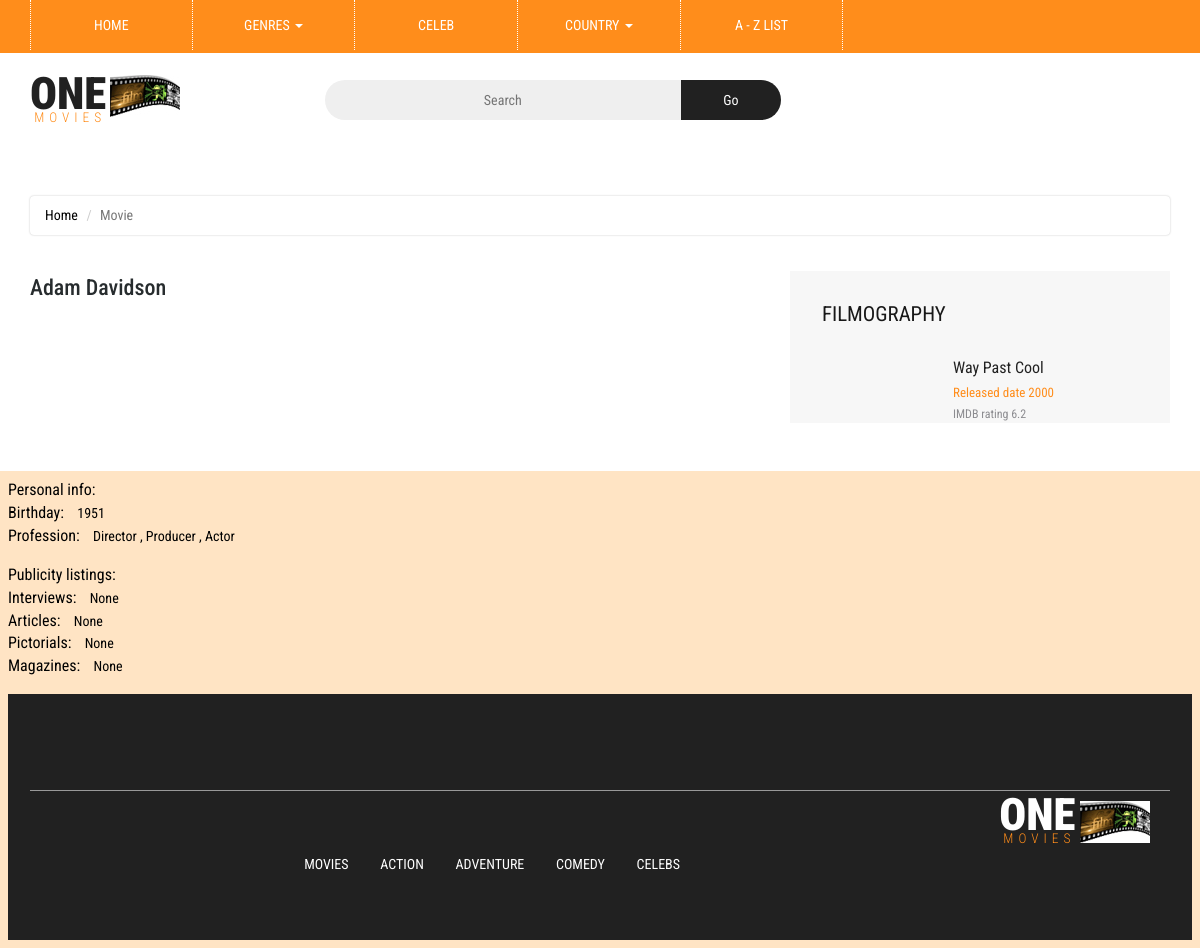
The page /person/0203215 on the database its author committed.
### tables this page shows
CREATE TABLE people (people_id TEXT PRIMARY KEY , name TEXT, birthdate TEXT, interviews TEXT, articles TEXT, pictorials TEXT, pic_url TEXT, star_meter INTEGER, prof INTEGER, magazines TEXT );

CREATE TABLE movies (ID TEXT PRIMARY KEY, Title TEXT,released TEXT, duration INTEGER, genre TEXT, budget REAL, language TEXT, country TEXT, description TEXT, small_pic_url TEXT, large_pic_url TEXT, open_week_us REAL, gross_usa REAL, gross_world REAL);

### Flask.py (the view)
@app.route('/person/<person_id>')
def person(person_id):
    con = sqlite3.connect('my_project_new.db')
    con.row_factory = sqlite3.Row
    cur = con.cursor()
    sql_people = ('SELECT DISTINCT people.people_id, people.name, people.birthdate, people.interviews, '
                  'people.articles, people.pictorials, people.pic_url, people.magazines, '
                  'people.prof, movie_people.movie_id  '
                  'FROM people '
                  'INNER JOIN movie_people ON people.people_id = movie_people.people_id '
                  'WHERE people.people_id = ?')
    sql_movie = ('SELECT DISTINCT movie_people.movie_id,  movies.title, '
                 'movies.small_pic_url, movies.released, movie_imbd_rating.rating_wa '
                 'From movie_people '
                 'LEFT JOIN movies ON movie_people.movie_id = movies.id '
                 'LEFT JOIN movie_imbd_rating ON movie_people.movie_id = movie_imbd_rating.movie_id '
                 'WHERE movie_people.people_id =(?) ORDER BY movies.released DESC ')
    cur.execute(sql_people, (person_id,))
    person = cur.fetchone()
    print(person)
    cur.execute(sql_movie, (person_id,))
    movies = cur.fetchall()
    cur.close()
    return render_template('celeb_single.html', person=person, movies=movies)

### templates/celeb_single.html (shortened to what this page needs)
{% extends "base.html" %}
{% block content %}
<body>
	<div class="header">
		<div class="container">
			<div class="w3layouts_logo">
				<a href="index.html"><h1>One<span>Movies</span></h1></a>
			</div>
			<div class="w3_search">
				<form action="#" method="post">
					<input type="text" name="Search" placeholder="Search" required="">
					<input type="submit" value="Go">
				</form>
			</div>
		</div>
	</div>
<div class="single-page-agile-main">
<div class="container">
			<div class="agileits-single-top">
				<ol class="breadcrumb">
				  <li><a href="index.html">Home</a></li>
				  <li class="active">Movie</li>
				</ol>
			</div>
			<div class="single-page-agile-info">
                           <div class="show-top-grids-w3lagile">
				<div class="col-sm-8 single-left">
					<div class="song">
						<div class="song-info">
							<h3>{{person['name']}}</h3>
					</div>
					</div>
				</div>
				<div class="col-md-4 single-right">
					<h3>Filmography</h3>
					<div class="single-grid-right">
						{% for movie in movies %}
						<div class="single-right-grids">
							<div class="col-md-4 single-right-grid-left">
							</div>
							<div class="col-md-8 single-right-grid-right">
								<a href="/movies/{{movie['movie_id']}}" class="title"> {{movie['title']}}
								</a>
								<p class="author"><a href="#" class="author">Released date  {{movie['released']}}</a></p>
								<p class="views">IMDB rating  {{movie['rating_wa']}} </p>
							</div>
						</div>
						{% endfor %}
					</div>
				</div>
			</div>
		</div>
	</div>
</div>
	 <div style="background-color: #FFE4C4;color:#000000;padding:8px;">
		 <table>
			 <tr>
			  <td><h6></h6>Personal info:</h6>
				 <ul style="list-style-type:none;......">
					 <li><span style="font-size: 16px; padding-right: 10px;">Birthday:</span> {{person['birthdate']}}</li>
					 <li><span style="font-size: 16px; padding-right: 10px;">Profession:</span> {{person['prof']}}</li>
				 </ul>
			   </td>
			 </tr>
		 </table>
	  </div>
	 <div style="background-color: #FFE4C4;color:#000000;padding:8px;">
		 <table>
			 <tr>
			  <td><h6></h6>Publicity listings:</h6>
				 <ul style="list-style-type:none;......">
					 <li><span style="font-size: 16px; padding-right: 10px;">Interviews:</span> {{person['interviews']}}</li>
					 <li><span style="font-size: 16px; padding-right: 10px;">Articles:</span> {{person['articles']}}</li>
					 <li><span style="font-size: 16px; padding-right: 10px;">Pictorials:</span> {{person['pictorials']}}</li>
					 <li><span style="font-size: 16px; padding-right: 10px;">Magazines:</span> {{person['magazines']}}</li>
				 </ul>
			   </td>
			 </tr>
		 </table>
	  </div>
	 <div style="background-color: #FFE4C4;color:#000000;padding:8px;">
{% endblock %}

### static/css/style.css (style rules this page uses)
html, body { font-size: 100%; font-family: 'Roboto Condensed', sans-serif; background:#ffffff; }
ul li,ol li { font-size:14px; }
p { margin:0; font-size:0.9em; }
h1,h2,h3,h4,h5,h6,a { font-family: 'Roboto Condensed', sans-serif; margin:0; }
ul,label { margin:0; padding:0; }
input[type="submit"],.agileinfo_chat a,.w3ls_footer_grid1_left p a,.w3l_sign_in_register ul li a,.w3ls_footer_grid1_right ul li a,.w3_customer_email_right a,ul.dropdown-menu.multi-column ul li a { transition:.5s ease-in; -webkit-transition:.5s ease-in; -moz-transition:.5s ease-in; -o-transition:.5s ease-in; -ms-transition:.5s ease-in; }
.header { padding: 1em 0; border-top: 3px solid #FF8D1B; }
.w3layouts_logo { float:left; }
.w3layouts_logo a { display:block; text-decoration:none; }
.w3layouts_logo a h1 { font-size: 2.8em; color: #212121; text-transform: uppercase; background: url(../images/1.jpg) no-repeat 80px 6px; padding-right: 1.67em; font-weight: 900; padding-bottom: .3em; }
.w3layouts_logo a h1 span { color: #FF8D1B; font-size: .3em; display: block; font-weight: 300; letter-spacing: 5px; text-align: right; line-height: 0; }
.w3_search { float: left; width: 40%; margin-left: 9em; margin-top: .7em; }
.w3_search input[type="text"] { outline: none; border: none; background:#EFEFEF; padding: 10px; text-align: center; font-size: 14px; color: #999; width: 78%; float: left; border-top-left-radius: 25px; border-bottom-left-radius: 25px; }
.w3_search input[type="submit"] { outline: none; border: none; background: #212121; padding: 10px 0; font-size: 14px; color: #fff; width: 22%; border-top-right-radius: 25px; border-bottom-right-radius: 25px; }
ol { margin-bottom: 44px; }

### static/css/medile.css (style rules this page uses)
html, body { font-size: 100%; font-family: 'Roboto Condensed', sans-serif; background:#ffffff; margin: 0; }
p,ul li,ol li { margin:0; font-size:14px; }
h1,h2,h3,h4,h5,h6 { margin:0; }
ul,label { margin:0; padding:0; }
.w3l-agile-horror,.general-agileits-w3l,.single-page-agile-main,.wthree-comedy { padding:3em 0; }
.breadcrumb { background: #ffffff; box-shadow: 0px 0 2px #C1C1C1 !important; -o-box-shadow: 0px 0 2px #C1C1C1 !important; -moz-box-shadow: 0px 0 2px #C1C1C1 !important; -ms-box-shadow: 0px 0 2px #C1C1C1 !important; }
ol.breadcrumb li a { color: #000000 !important; text-decoration: none; }

### static/css/single.css (style rules this page uses)
html, body { font-size: 100%; font-family: 'Roboto Condensed', sans-serif; }
.show-top-grids-w3lagile { padding: 1em 0 0 0; }
.song-info { padding-left: 0; padding: 0 0 1em; }
.song-info h3 { color: #272C2E; font-size: 22px; margin: 0; line-height: 1.5em; }
.single-right { background: #f7f7f7; padding: 2em 0 0 2em; }
.single-right h3 { font-size: 1.3em; color: #181818; margin: 0 0 0em 0; font-weight: 400; text-transform: uppercase; }
.single-left { padding-bottom: 2em; padding-left: 0; }
.single-grid-right { margin-top:2em; }
.single-right-grids { padding-bottom: 1.5em; }
.single-right-grids:last-child { margin-bottom: 1.5em; }
.single-right-grid-right a.title { margin: 0 0 0em 0; font-size: 1em; font-weight: 400; color: #212121; text-decoration: none; }
.single-right-grid-right p.author { font-size: 14px; color: #9E9E9E; margin: .5em 0; }
.single-right-grid-right p.author { font-size: 13px; color: #9E9E9E; margin: 0em 0; }
.single-right-grid-right p.author a { color: #ff8d1b; text-decoration: none; line-height: 2em; font-size: 1em; }
.single-right-grid-right p.views { font-size: 12px; color: #8c8c90; margin: 0; }
.single-right-grid-left { padding-left: 0; }
.single-right-grid-right { padding-right:0; }

### static/css/contactstyle.css (style rules this page uses)
html, body { font-size: 100%; font-family: 'Roboto Condensed', sans-serif; background:#ffffff; }
ul li,ol li { font-size:14px; }
p { margin:0; font-size:0.9em; }
h1,h2,h3,h4,h5,h6,a { font-family: 'Roboto Condensed', sans-serif; margin:0; }
ul,label { margin:0; padding:0; }
input[type="submit"],.agileinfo_chat a,.w3_customer_email_right a,ul.dropdown-menu.multi-column ul li a { transition:.5s ease-in; -webkit-transition:.5s ease-in; -moz-transition:.5s ease-in; -o-transition:.5s ease-in; -ms-transition:.5s ease-in; }

### static/list-css/list.css (style rules this page uses)
body a { transition: 0.5s all; -webkit-transition: 0.5s all; -o-transition: 0.5s all; -moz-transition: 0.5s all; -ms-transition: 0.5s all; }
html, body { font-size: 100%; font-family: 'Roboto Condensed', sans-serif; background: #FFF; }

### rows shown on the page
people: name "Adam Davidson", birthdate "1951", prof "Director , Producer , Actor", interviews "None", articles "None", pictorials "None", magazines "None"
movies: title "Way Past Cool", released "2000", rating_wa "6.2"
